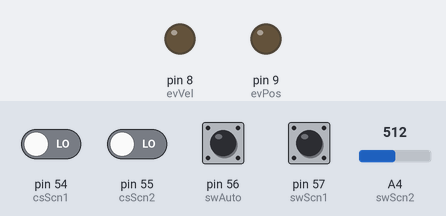
A sketch run on a simulated Arduino Mega 2560, built with avr-gcc and run on an emulated ATmega2560. Parts: output pins drawn as LEDs (lit = HIGH). The test bench sets the inputs (shaded band); at power-on: pin 54 (csScn1), pin 55 (csScn2), pin 56 (swAuto), pin 57 (swScn1) LOW, A4 (swScn2) = 512.

Above: at 1.2 s.
1.3 s: pin 57 (swScn1) pulled HIGH for 0.15 s
At 1.8 s:
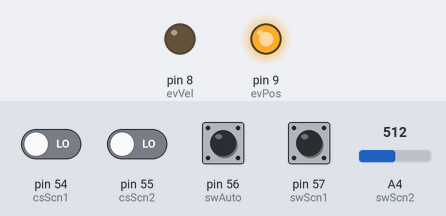
4.4 s: pin 57 (swScn1) pulled HIGH for 1 s
At 6.3 s:
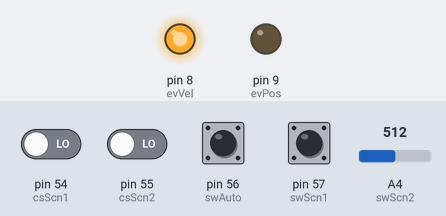
Timing chart, 0 to 8.0 s (numbered marks = the images above; inputs shaded):
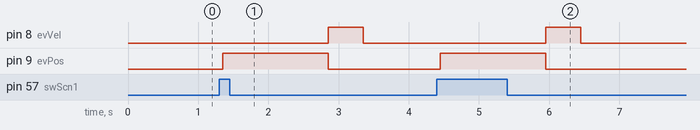

The sketch:

scene2.ino
```cpp
#include <Controllino.h>

//INPUT
const byte csScn1 = CONTROLLINO_A0;
const byte csScn2 = CONTROLLINO_A1;

const byte swAuto = CONTROLLINO_A2;

const byte swScn1 = CONTROLLINO_A3;
const byte swScn2 = CONTROLLINO_A4;


//OUTPUT
const byte evVel = CONTROLLINO_D6;
const byte evPos = CONTROLLINO_D7;


void setup() {

  pinMode(evPos, OUTPUT);
  pinMode(evVel, OUTPUT);

  pinMode(csScn1, INPUT);
  pinMode(csScn2, INPUT);
  pinMode(swScn1, INPUT);
  pinMode(swScn2, INPUT);
  pinMode(swAuto, INPUT);

  digitalWrite(evPos, LOW);
  digitalWrite(evVel, LOW);


}

uint8_t oneshot1 = 0;
uint8_t oneshot2 = 0;

void loop() {

  //AUTO
  if ((digitalRead(csScn1) && digitalRead(swAuto)) || (digitalRead(swScn1) && !digitalRead(swAuto))) {

  delay(50);

    if (!oneshot1) {

      //SCENE FAST // OLD // STRONG
      digitalWrite(evVel, LOW);
      digitalWrite(evPos, HIGH);

      delay(1500);

      digitalWrite(evVel, HIGH);
      digitalWrite(evPos, LOW);

      delay(500);
      oneshot1 = 1;
    }

  }
  else {
    oneshot1 = 0;
  }


  if ((digitalRead(csScn2) && digitalRead(swAuto)) || ((analogRead(swScn2) > 512) && !digitalRead(swAuto))) {

  delay(50);

    if (!oneshot2) {

      //SCENE SLOW // NEW // WEAK
      digitalWrite(evVel, LOW);
      digitalWrite(evPos, HIGH);

      delay(1500);

      digitalWrite(evVel, LOW);
      digitalWrite(evPos, LOW);

      delay(500);
      oneshot2 = 1;
    }
  }
  else {
    oneshot2 = 0;
  }

  digitalWrite(evVel, LOW);
  digitalWrite(evPos, LOW);
}
```

Measured:
- after the input at 1.3 s, pin 8 (evVel): LOW → HIGH after 1.6 s, → LOW 0.50 s later; pin 9 (evPos): LOW → HIGH after 0.05 s, → LOW 1.5 s later
- after the input at 4.4 s, pin 8 (evVel): LOW → HIGH after 1.6 s, → LOW 0.50 s later; pin 9 (evPos): LOW → HIGH after 0.05 s, → LOW 1.5 s later
